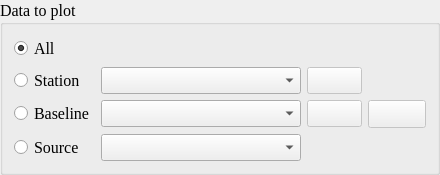
           <widget class="QGroupBox" name="groupBox">
            <property name="sizePolicy">
             <sizepolicy hsizetype="Expanding" vsizetype="Expanding">
              <horstretch>0</horstretch>
              <verstretch>0</verstretch>
             </sizepolicy>
            </property>
            <property name="minimumSize">
             <size>
              <width>0</width>
              <height>0</height>
             </size>
            </property>
            <property name="font">
             <font>
              <family>Times New Roman</family>
              <pointsize>12</pointsize>
              <weight>50</weight>
              <bold>false</bold>
             </font>
            </property>
            <property name="title">
             <string>Data to plot</string>
            </property>
            <layout class="QHBoxLayout" name="horizontalLayout_27">
             <item>
              <layout class="QGridLayout" name="gridLayout_7">
               <item row="0" column="0">
                <widget class="QRadioButton" name="radioButton_plot_all">
                 <property name="sizePolicy">
                  <sizepolicy hsizetype="Fixed" vsizetype="Fixed">
                   <horstretch>0</horstretch>
                   <verstretch>0</verstretch>
                  </sizepolicy>
                 </property>
                 <property name="text">
                  <string>All</string>
                 </property>
                 <property name="checked">
                  <bool>true</bool>
                 </property>
                </widget>
               </item>
               <item row="1" column="0">
                <widget class="QRadioButton" name="radioButton_plot_station">
                 <property name="text">
                  <string>Station</string>
                 </property>
                 <property name="checked">
                  <bool>false</bool>
                 </property>
                </widget>
               </item>
               <item row="1" column="1">
                <widget class="QComboBox" name="comboBox_plot_station">
                 <property name="sizePolicy">
                  <sizepolicy hsizetype="Fixed" vsizetype="Fixed">
                   <horstretch>0</horstretch>
                   <verstretch>0</verstretch>
                  </sizepolicy>
                 </property>
                 <property name="minimumSize">
                  <size>
                   <width>200</width>
                   <height>0</height>
                  </size>
                 </property>
                </widget>
               </item>
               <item row="1" column="2">
                <widget class="QPushButton" name="pushButton_plot_resOmitSta">
                 <property name="enabled">
                  <bool>false</bool>
                 </property>
                 <property name="sizePolicy">
                  <sizepolicy hsizetype="Fixed" vsizetype="Fixed">
                   <horstretch>0</horstretch>
                   <verstretch>0</verstretch>
                  </sizepolicy>
                 </property>
                 <property name="toolTip">
                  <string>&lt;html&gt;&lt;head/&gt;&lt;body&gt;&lt;p&gt;Remove the station data&lt;/p&gt;&lt;/body&gt;&lt;/html&gt;</string>
                 </property>
                 <property name="text">
                  <string/>
                 </property>
                 <property name="icon">
                  <iconset resource="mysource.qrc">
                   <normaloff>:/icons/icons/remove.png</normaloff>:/icons/icons/remove.png</iconset>
                 </property>
                 <property name="iconSize">
                  <size>
                   <width>20</width>
                   <height>20</height>
                  </size>
                 </property>
                </widget>
               </item>
               <item row="2" column="0">
                <widget class="QRadioButton" name="radioButton_plot_baseline">
                 <property name="text">
                  <string>Baseline</string>
                 </property>
                </widget>
               </item>
               <item row="2" column="1">
                <widget class="QComboBox" name="comboBox_plot_baseline"/>
               </item>
               <item row="2" column="2">
                <widget class="QPushButton" name="pushButton_plot_resOmitBL">
                 <property name="enabled">
                  <bool>false</bool>
                 </property>
                 <property name="sizePolicy">
                  <sizepolicy hsizetype="Fixed" vsizetype="Fixed">
                   <horstretch>0</horstretch>
                   <verstretch>0</verstretch>
                  </sizepolicy>
                 </property>
                 <property name="toolTip">
                  <string>&lt;html&gt;&lt;head/&gt;&lt;body&gt;&lt;p&gt;remove the baseline data&lt;/p&gt;&lt;/body&gt;&lt;/html&gt;</string>
                 </property>
                 <property name="text">
                  <string/>
                 </property>
                 <property name="icon">
                  <iconset resource="mysource.qrc">
                   <normaloff>:/icons/icons/remove.png</normaloff>:/icons/icons/remove.png</iconset>
                 </property>
                 <property name="iconSize">
                  <size>
                   <width>20</width>
                   <height>20</height>
                  </size>
                 </property>
                </widget>
               </item>
               <item row="2" column="3">
                <widget class="QPushButton" name="pushButton_plot_resAddBlClock">
                 <property name="enabled">
                  <bool>false</bool>
                 </property>
                 <property name="sizePolicy">
                  <sizepolicy hsizetype="Fixed" vsizetype="Fixed">
                   <horstretch>0</horstretch>
                   <verstretch>0</verstretch>
                  </sizepolicy>
                 </property>
                 <property name="font">
                  <font>
                   <family>Times New Roman</family>
                   <pointsize>13</pointsize>
                   <weight>50</weight>
                   <bold>false</bold>
                  </font>
                 </property>
                 <property name="toolTip">
                  <string>&lt;html&gt;&lt;head/&gt;&lt;body&gt;&lt;p&gt;estimate the baseline clock&lt;/p&gt;&lt;/body&gt;&lt;/html&gt;</string>
                 </property>
                 <property name="text">
                  <string/>
                 </property>
                 <property name="icon">
                  <iconset resource="mysource.qrc">
                   <normaloff>:/icons/icons/estimate.png</normaloff>:/icons/icons/estimate.png</iconset>
                 </property>
                 <property name="iconSize">
                  <size>
                   <width>20</width>
                   <height>20</height>
                  </size>
                 </property>
                </widget>
               </item>
               <item row="3" column="0">
                <widget class="QRadioButton" name="radioButton_plot_source">
                 <property name="text">
                  <string>Source</string>
                 </property>
                </widget>
               </item>
               <item row="3" column="1">
                <widget class="QComboBox" name="comboBox_plot_source"/>
               </item>
              </layout>
             </item>
            </layout>
           </widget>
